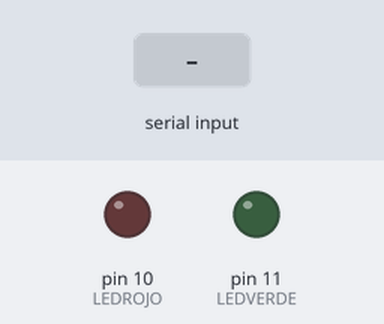
Recording of a sketch running on a simulated Arduino Uno, built with avr-gcc and run on an emulated ATmega328P. On the bench: output pins drawn as LEDs (lit = HIGH). Inputs (shaded band) come from the test bench.

Above: at 1.2 s.
1.3 s: "1" received over Serial
At 1.8 s:
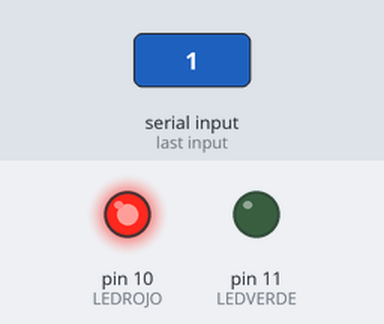
2.8 s: "2" received over Serial
At 4.0 s:
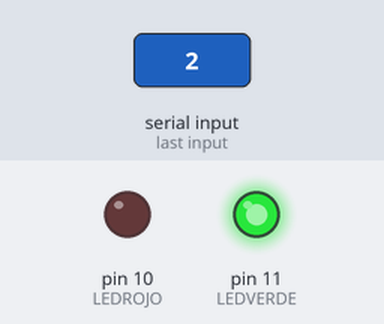
4.3 s: "3" received over Serial
At 5.3 s:
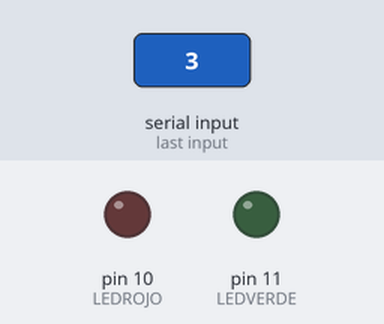
Timing chart, 0 to 7.3 s (numbered marks = the images above; inputs shaded):
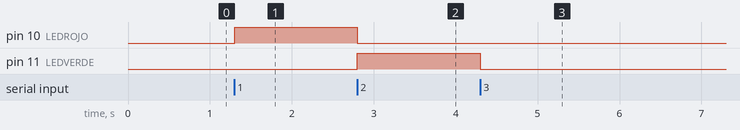

The sketch:

BT_test_motor.ino
```cpp
/*
  Capitulo 25 de Arduino desde cero en Español.
  Programa que permite encender y apagar dos LEDs mediante el modulo Bluetooth HC-05
  y una App en el telefono movil. La configuracion del modulo se realizo en el
  capitulo 24.

  Autor: bitwiseAr

*/

#include <SoftwareSerial.h> // libreria que permite establecer pines digitales
        // para comunicacion serie
  // pin 10 como RX, pin 11 como TX

char DATO = 0;      // variable para almacenar caracter recibido
int LEDROJO = 10;    // LED rojo a pin digital numero 2
int LEDVERDE = 11;   // LED verde a pin digital numero 3

void setup(){
  Serial.begin(9600);    // comunicacion serie entre Arduino y el modulo a 38400 bps
  pinMode(LEDROJO, OUTPUT); // pin 2 como salida
  pinMode(LEDVERDE, OUTPUT);  // pin 3 como salida
}

void loop(){
if (Serial.available()){      // si hay informacion disponible desde modulo
  DATO = Serial.read();   // almacena en DATO el caracter recibido desde modulo

  if( DATO == '1' ){    // si el caracter recibido es el numero 1
  digitalWrite(LEDROJO, HIGH);  // enciende LED rojo
  digitalWrite(LEDVERDE, LOW);  // apaga LED verde
}
  if( DATO == '2' ){// si el caracter recibido es el numero 2
  digitalWrite(LEDROJO, LOW); // apaga LED rojo
  digitalWrite(LEDVERDE, HIGH); // enciende LED verde
}
  if( DATO == '3' ){// si el caracter recibido es el numero 2
  digitalWrite(LEDROJO, LOW); // apaga LED rojo
  digitalWrite(LEDVERDE, LOW); // enciende LED verde
}

}
}
```

Measured:
- after the input at 1.3 s, pin 10 (LEDROJO): LOW → HIGH at once
- after the input at 2.8 s, pin 10 (LEDROJO): HIGH → LOW at once; pin 11 (LEDVERDE): LOW → HIGH at once
- after the input at 4.3 s, pin 11 (LEDVERDE): HIGH → LOW at once
